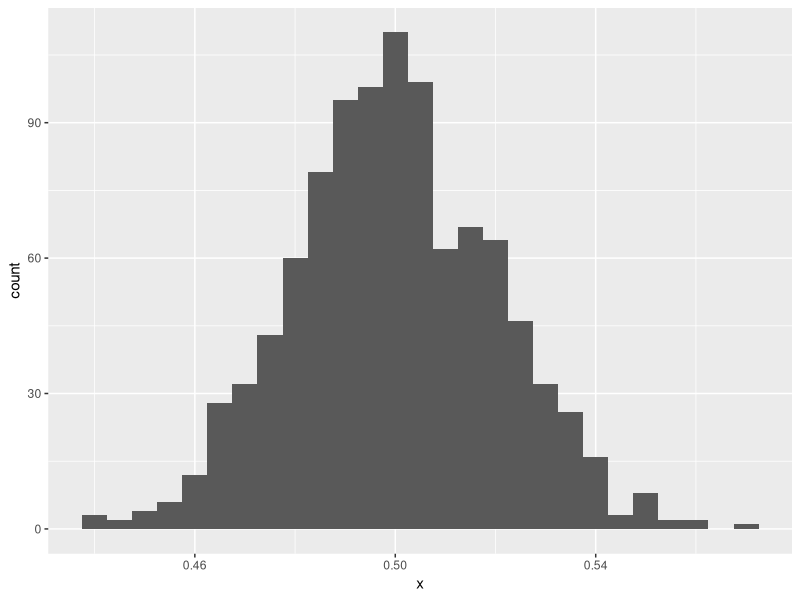

Recreate this plot in R.
## ---- chunk 1
# 使用するパッケージの読み込み（作図用）
library(ggplot2)
library(gridExtra)
## ---- chunk 2
set.seed(100) # 乱数の固定

df.normal <-  data.frame(x = rnorm(n = 200, mean = 0, sd = 1)) # 正規分布（平均０、分散１）に従うランダムなデータ

df.uniform <- data.frame(x = runif(n = 200, min = 0, max = 1)) # 一様分布に従うランダムな200個の観測値データ
df.gamma <-   data.frame(x = rgamma(n = 200, shape = 1, rate = 1)) # ガンマ分布
df.beta <-    data.frame(x = rbeta(n = 200, shape1 = 2, shape2 = 5)) # ベータ分布
## ---- chunk 3
shapiro.test(df.normal$x)
# 	Shapiro-Wilk normality test
# 
# data:  df.normal$x
# W = 0.9884, p-value = 0.102
## ---- chunk 4
ks.test(df.normal, "pnorm", alternative = "two.sided")
# 	One-sample Kolmogorov-Smirnov test
# 
# data:  df.normal
# D = 0.0734, p-value = 0.2318
# alternative hypothesis: two-sided
## ---- chunk 5
# 模擬データを用意
df.dummy.normal <- data.frame(x = sapply(seq(1000), function(x) { mean(runif(200)) })) 
## ---- chunk 6
ggplot(df.dummy.normal, aes(x)) + geom_histogram(binwidth = 0.005)
